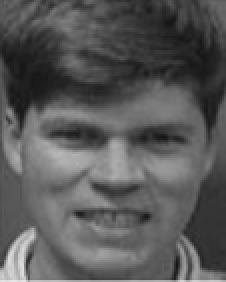
#> input picture images/e01.png, 113 x 141 px, found by its file name (shown 2 times larger)
$ python demo2.py
#> lines starting #> are read from the running program, lines starting #| are printed output that depends on the picture
# -*- coding: utf-8 -*-
# @Time    : 2023/3/29 下午11:18
# @Author  : lizheng
# @FileName: demo2.py.py
# @Software: PyCharm

import cv2

import numpy as np

images=[]

images.append(cv2.imread("e01.png",cv2.IMREAD_GRAYSCALE))

images.append(cv2.imread("e02.png",cv2.IMREAD_GRAYSCALE))
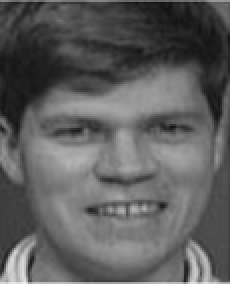
#> input picture images/e02.png, 115 x 142 px, found by its file name (shown 2 times larger)

images.append(cv2.imread("e11.png",cv2.IMREAD_GRAYSCALE))
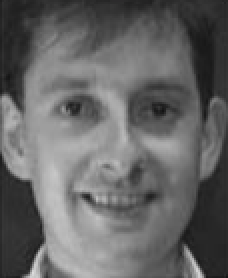
#> input picture images/e11.png, 114 x 139 px, found by its file name (shown 2 times larger)

images.append(cv2.imread("e12.png",cv2.IMREAD_GRAYSCALE))
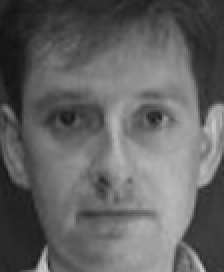
#> input picture images/e12.png, 112 x 136 px, found by its file name (shown 2 times larger)

labels=[0,0,1,1]

#print(labels)

recognizer=cv2.face.EigenFaceRecognizer_create()

#> (the run stopped early here; a loop or call above may not have finished)
